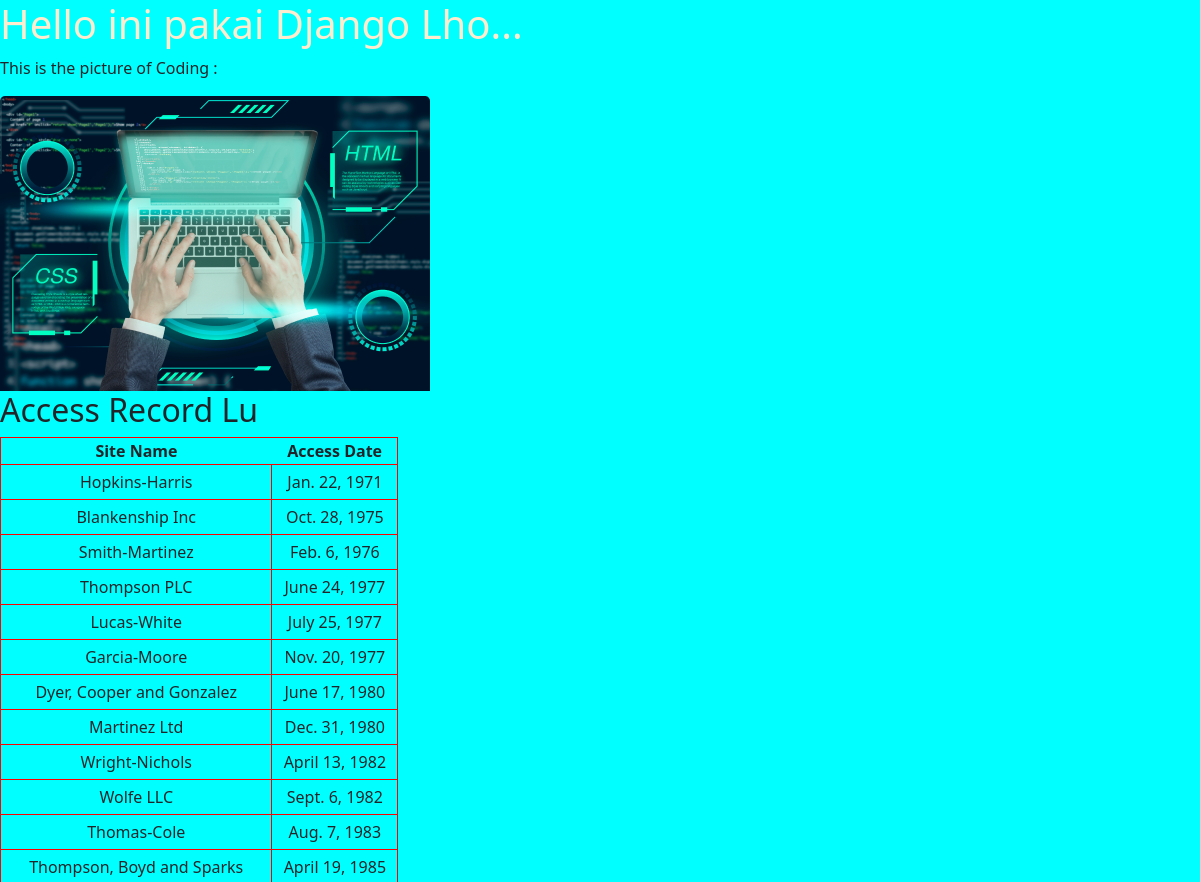
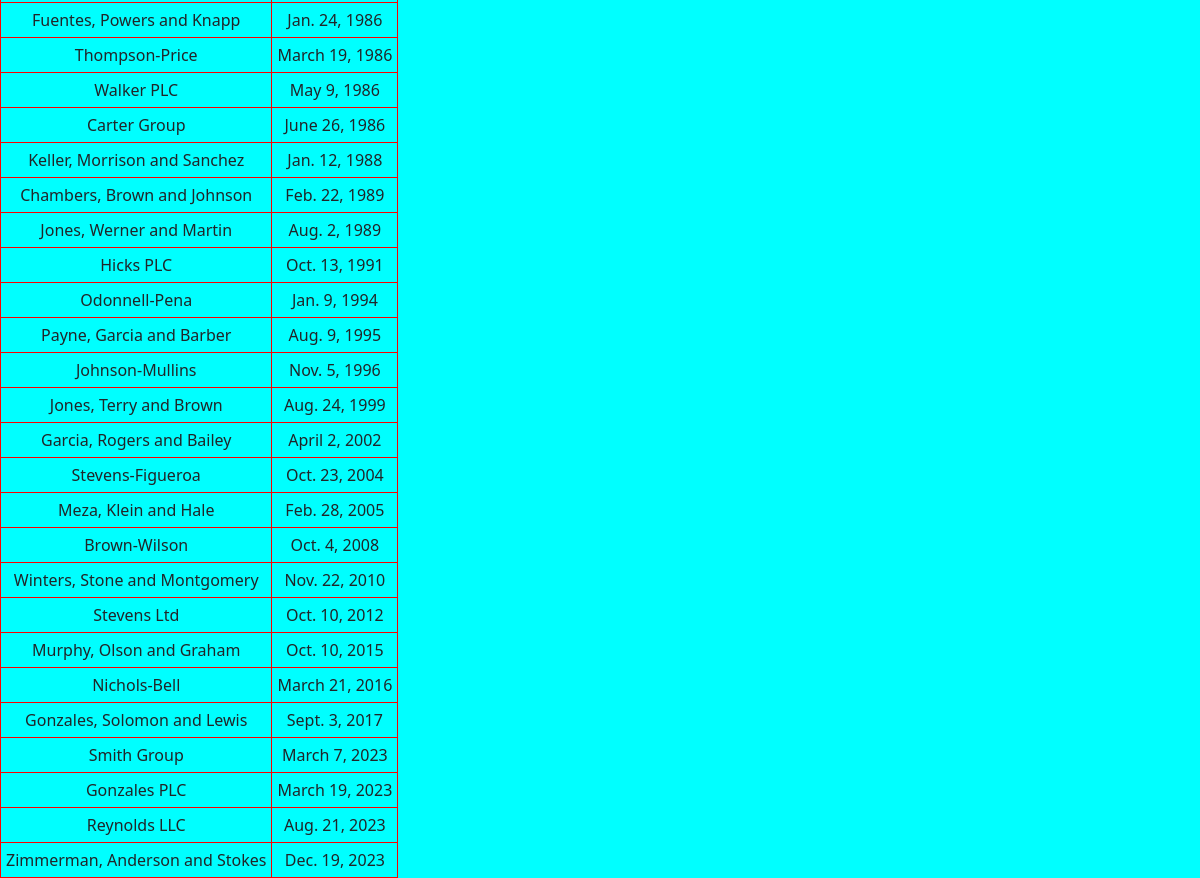
The page / on the database its author committed (2 pictures, top to bottom).
### app_1/models.py (models this page shows, shortened)
class AccesRecord(models.Model):
    name = models.ForeignKey(Webpage, on_delete= models.CASCADE)
    date = models.DateField()

class Webpage(models.Model):
    topic = models.ForeignKey(Topic, on_delete= models.CASCADE)
    name = models.CharField(max_length=264, unique=True)
    url = models.URLField(unique=True)
    def __str__(self):
        return self.name

### app_1/views.py (the view)
# urls.py: path('', views.index, name='index'),
def index(request): #Penamaan Argumen Bebas
    webpages_list = AccesRecord.objects.order_by('date')
    date_dict = {'access_record': webpages_list}
    return render(request, 'first_app/index.html', context=date_dict)

### templates/first_app/index.html (shortened to what this page needs)
<!DOCTYPE html>
{% load static %}
<html lang="en">
<head>
    <link rel="stylesheet" href="{% static 'css/my_style.css'%}">
    <link href="https://cdn.jsdelivr.net/npm/bootstrap@5.0.2/dist/css/bootstrap.min.css" rel="stylesheet">
</head>
<body>
    <h1>Hello ini pakai Django Lho...</h1>
    <p>This is the picture of Coding :</p>
    <img src="{% static 'images/programming.png' %}" alt="Apalah">
    <h2>Access Record Lu</h2>
    <div class="djangotwo">
        {%if access_record %}
            <table>
                <thead>
                    <th>Site Name</th>
                    <th>Access Date</th>
                </thead>
                {% for acc in access_record %}
                    <tr>
                        <td> {{acc.name}} </td>
                        <td> {{acc.date}} </td>
                    </tr>
                {% endfor %}
            </table>
        {% else %}
            <p>No Record!!!</p>
        {%endif%}
    </div>
</body>
</html>

### static/css/my_style.css (style rules this page uses)
body { background-color: aqua !important; }
h1 { color: blanchedalmond; }
table, tr, td { border: 1px solid red !important; text-align: center; padding: 5px; }

### rows shown on the page
AccesRecord: name "Hopkins-Harris", date "Jan. 22, 1971"
AccesRecord: name "Blankenship Inc", date "Oct. 28, 1975"
AccesRecord: name "Smith-Martinez", date "Feb. 6, 1976"
AccesRecord: name "Thompson PLC", date "June 24, 1977"
AccesRecord: name "Lucas-White", date "July 25, 1977"
AccesRecord: name "Garcia-Moore", date "Nov. 20, 1977"
AccesRecord: name "Dyer, Cooper and Gonzalez", date "June 17, 1980"
AccesRecord: name "Martinez Ltd", date "Dec. 31, 1980"
AccesRecord: name "Wright-Nichols", date "April 13, 1982"
AccesRecord: name "Wolfe LLC", date "Sept. 6, 1982"
AccesRecord: name "Thomas-Cole", date "Aug. 7, 1983"
AccesRecord: name "Thompson, Boyd and Sparks", date "April 19, 1985"
AccesRecord: name "Fuentes, Powers and Knapp", date "Jan. 24, 1986"
AccesRecord: name "Thompson-Price", date "March 19, 1986"
AccesRecord: name "Walker PLC", date "May 9, 1986"
AccesRecord: name "Carter Group", date "June 26, 1986"
AccesRecord: name "Keller, Morrison and Sanchez", date "Jan. 12, 1988"
AccesRecord: name "Chambers, Brown and Johnson", date "Feb. 22, 1989"
AccesRecord: name "Jones, Werner and Martin", date "Aug. 2, 1989"
AccesRecord: name "Hicks PLC", date "Oct. 13, 1991"
AccesRecord: name "Odonnell-Pena", date "Jan. 9, 1994"
AccesRecord: name "Payne, Garcia and Barber", date "Aug. 9, 1995"
AccesRecord: name "Johnson-Mullins", date "Nov. 5, 1996"
AccesRecord: name "Jones, Terry and Brown", date "Aug. 24, 1999"
AccesRecord: name "Garcia, Rogers and Bailey", date "April 2, 2002"
AccesRecord: name "Stevens-Figueroa", date "Oct. 23, 2004"
AccesRecord: name "Meza, Klein and Hale", date "Feb. 28, 2005"
AccesRecord: name "Brown-Wilson", date "Oct. 4, 2008"
AccesRecord: name "Winters, Stone and Montgomery", date "Nov. 22, 2010"
AccesRecord: name "Stevens Ltd", date "Oct. 10, 2012"
AccesRecord: name "Murphy, Olson and Graham", date "Oct. 10, 2015"
AccesRecord: name "Nichols-Bell", date "March 21, 2016"
AccesRecord: name "Gonzales, Solomon and Lewis", date "Sept. 3, 2017"
AccesRecord: name "Smith Group", date "March 7, 2023"
AccesRecord: name "Gonzales PLC", date "March 19, 2023"
AccesRecord: name "Reynolds LLC", date "Aug. 21, 2023"
AccesRecord: name "Zimmerman, Anderson and Stokes", date "Dec. 19, 2023"
